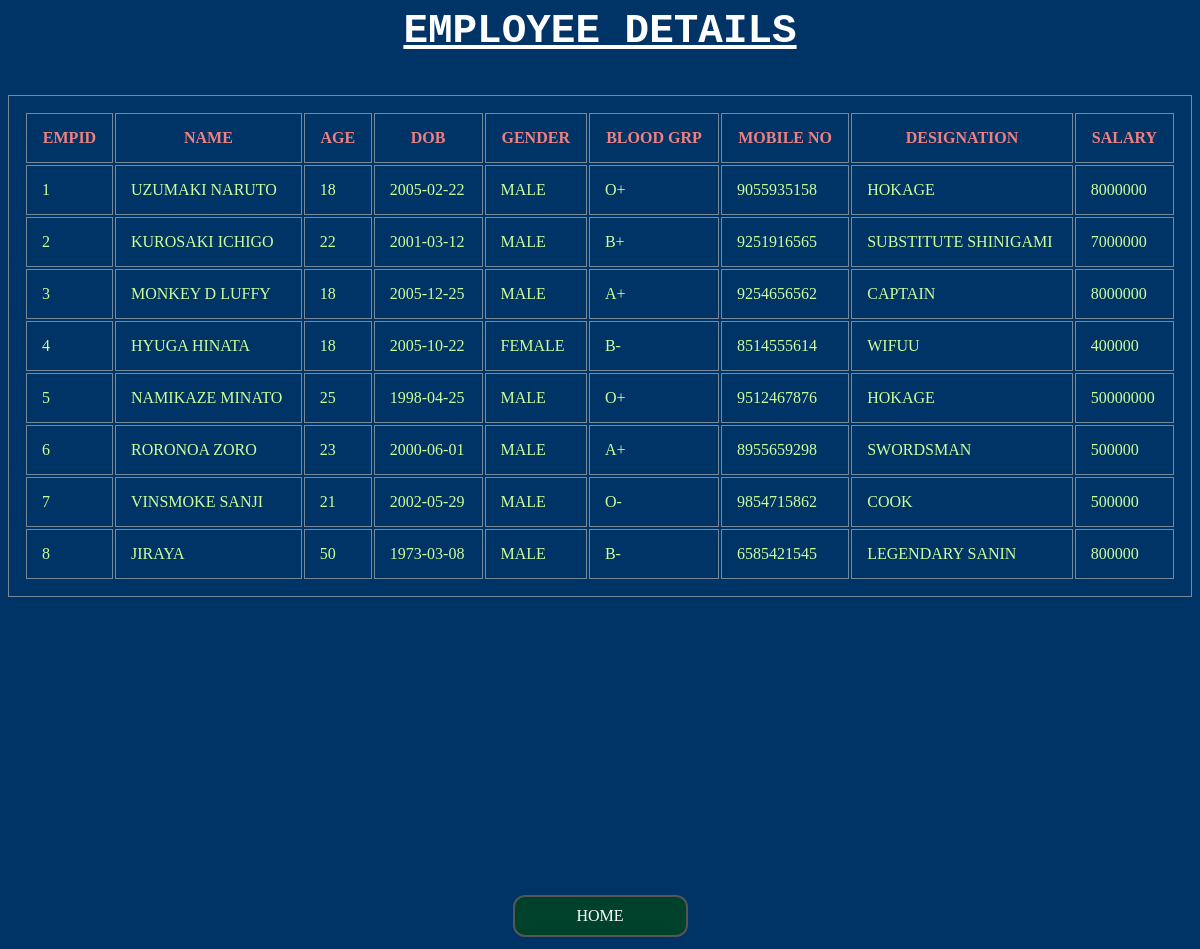
Screenshot of /dis.php with the database file from the repository.
### tables this page shows
CREATE TABLE `payroll` (
  `EMPID` int(5) NOT NULL,
  `NAME` varchar(50) NOT NULL,
  `AGE` int(4) NOT NULL,
  `DOB` date NOT NULL,
  `GENDER` varchar(10) NOT NULL,
  `BLOOD_GRP` varchar(4) NOT NULL,
  `PHONE` varchar(12) NOT NULL,
  `DESIGNATION` varchar(50) NOT NULL,
  `SALARY` int(12) NOT NULL
);

### dis.php (the view, shortened to what this page needs)
<html lang="en">
<head>
    <link rel="stylesheet" href="style2.css">
</head>
<body>
    <p><b>EMPLOYEE DETAILS</b></p>
    <?php
    $servername = "localhost";
    $username = "root";
    $password = "";
    $dbname = "EMPLOYEE";
    $conn = new mysqli($servername, $username, $password, $dbname);
    $sql = "SELECT*FROM PAYROLL";
    $result = $conn->query($sql);
    ?>
    <table style="width:100%">
        <tr>
            <th>EMPID</th>
            <th>NAME</th>
            <th>AGE</th>
            <th>DOB</th>
            <th>GENDER</th>
            <th>BLOOD GRP</th>
            <th>MOBILE NO</th>
            <th>DESIGNATION</th>
            <th>SALARY</th>
        </tr>
        <?php
        if ($result->num_rows > 0) {
            while ($row = $result->fetch_assoc()) {
        ?>
                <tr>
                    <td> <?php echo $row["EMPID"];  ?></td>
                    <td> <?php echo $row["NAME"];  ?></td>
                    <td> <?php echo $row["AGE"];  ?></td>
                    <td> <?php echo $row["DOB"];  ?></td>
                    <td> <?php echo $row["GENDER"];  ?></td>
                    <td> <?php echo $row["BLOOD_GRP"];  ?></td>
                    <td> <?php echo $row["PHONE"];  ?></td>
                    <td> <?php echo $row["DESIGNATION"];  ?></td>
                    <td> <?php echo $row["SALARY"];  ?></td>
                </tr>
        <?php
            }
        } else {
            echo "0 result";
        }
        echo "</table>";
        ?>
    <br>
    <center>
        <button onclick="window.location.href='index.php';" class="btn button1"> HOME</button>
    </center>
</body>
</html>

### style2.css (style rules this page uses)
.button1 { background-color: #00412b; color: white; border: 2px solid #555555; border-radius: 12px; width: 175px; padding: 10px 27px; text-align: center; text-decoration: none; display: inline-block; font-size: 16px; margin: 4px 2px; font-family: Georgia, 'Times New Roman', Times, serif; cursor: pointer; -webkit-transition-duration: 0.4s; transition-duration: 0.4s; }

### dis.php (style rules this page uses)
table, th, td { border: 1px solid lightslategray; padding: 15px; }
p { color: white; font-family: courier; text-align: center; text-decoration: underline; font-size: 16%; }
body { background-color: #003366; font-family: "Times New Roman", Helvetica, sans-serif; font-size: 16em; color: #CCFF99; }
th { color: lightcoral; }

### rows the page displays
payroll: EMPID "1", NAME "UZUMAKI NARUTO", AGE "18", DOB "2005-02-22", GENDER "MALE", BLOOD_GRP "O+", PHONE "9055935158", DESIGNATION "HOKAGE", SALARY "8000000"
payroll: EMPID "2", NAME "KUROSAKI ICHIGO", AGE "22", DOB "2001-03-12", GENDER "MALE", BLOOD_GRP "B+", PHONE "9251916565", DESIGNATION "SUBSTITUTE SHINIGAMI", SALARY "7000000"
payroll: EMPID "3", NAME "MONKEY D LUFFY", AGE "18", DOB "2005-12-25", GENDER "MALE", BLOOD_GRP "A+", PHONE "9254656562", DESIGNATION "CAPTAIN", SALARY "8000000"
payroll: EMPID "4", NAME "HYUGA HINATA", AGE "18", DOB "2005-10-22", GENDER "FEMALE", BLOOD_GRP "B-", PHONE "8514555614", DESIGNATION "WIFUU", SALARY "400000"
payroll: EMPID "5", NAME "NAMIKAZE MINATO", AGE "25", DOB "1998-04-25", GENDER "MALE", BLOOD_GRP "O+", PHONE "9512467876", DESIGNATION "HOKAGE", SALARY "50000000"
payroll: EMPID "6", NAME "RORONOA ZORO", AGE "23", DOB "2000-06-01", GENDER "MALE", BLOOD_GRP "A+", PHONE "8955659298", DESIGNATION "SWORDSMAN", SALARY "500000"
payroll: EMPID "7", NAME "VINSMOKE SANJI", AGE "21", DOB "2002-05-29", GENDER "MALE", BLOOD_GRP "O-", PHONE "9854715862", DESIGNATION "COOK", SALARY "500000"
payroll: EMPID "8", NAME "JIRAYA", AGE "50", DOB "1973-03-08", GENDER "MALE", BLOOD_GRP "B-", PHONE "6585421545", DESIGNATION "LEGENDARY SANIN", SALARY "800000"
